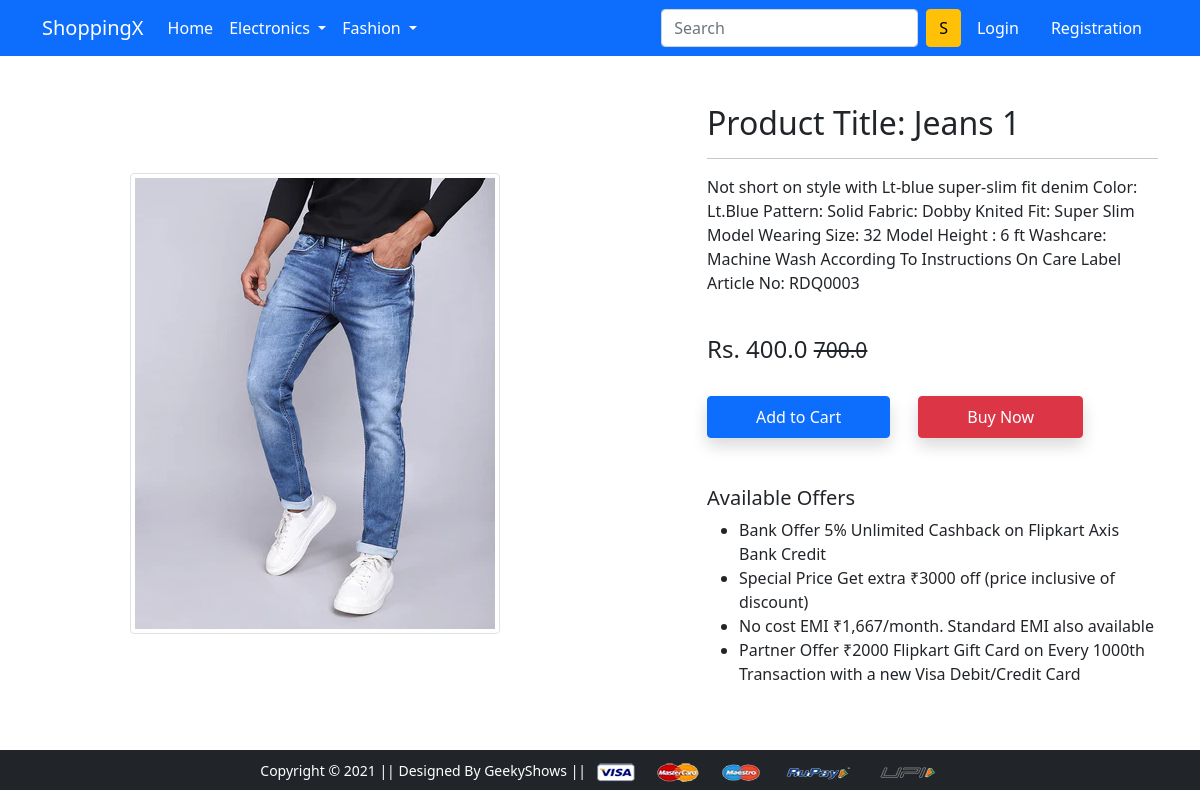
Screenshot of /product-detail/1 with the database file from the repository.
### app/models.py (models this page shows, shortened)
class Product(models.Model):
    title = models.CharField(max_length = 100)
    selling_price = models.FloatField()
    discounted_price = models.FloatField()
    description = models.TextField()
    brand = models.CharField(max_length = 100)
    category = models.CharField(choices = CATEGORY_CHOICES, max_length = 3)
    product_image = models.ImageField(upload_to = 'productimg')

### app/views.py (the view)
# urls.py: path('product-detail/<int:pk>', views.ProductDetailView.as_view(), name='product-detail'),
class ProductDetailView(View):
  def get(self, request, pk):
    product = Product.objects.get(pk=pk)
    return render(request, 'app/productdetail.html', {'product':product})

### app/templates/app/productdetail.html (shortened to what this page needs)
{% extends 'app/base.html' %}
{% load static %}
{% block main-content %}
<div class="container my-5">
 <div class="row">
  <div class="col-sm-6 text-center align-self-center">
   <img src="{{product.product_image.url}}" alt="{{product.title}}" class="img-fluid img-thumbnail">
  </div>
  <div class="col-sm-5 offset-sm-1">
   <h2>Product Title: {{product.title}}</h2>
   <hr>
   <p>{{product.description}}</p> <br>
   <h4>Rs. {{product.discounted_price}} <small class="fw-light text-decoration-line-through">{{product.selling_price}}</small></h4> <br>
   <a href="{% url 'add-to-cart' %}" class="btn btn-primary shadow px-5 py-2">Add to Cart</a>
   <a href="{% url 'buy-now' %}" class="btn btn-danger shadow px-5 py-2 ms-4">Buy Now</a>
   <h5 class="mt-5">Available Offers</h5>
   <ul>
    <li>Bank Offer 5% Unlimited Cashback on Flipkart Axis Bank Credit</li>
    <li>Special Price Get extra ₹3000 off (price inclusive of discount)</li>
    <li>No cost EMI ₹1,667/month. Standard EMI also available</li>
    <li>Partner Offer ₹2000 Flipkart Gift Card on Every 1000th Transaction with a new Visa Debit/Credit Card</li>
   </ul>
  </div>
 </div>
</div>
{% endblock main-content %}

### rows the page displays
Product: product_image (picture), title "Jeans 1", description "Not short on style with Lt-blue super-slim fit denim Color: Lt.Blue Pattern: Solid Fabric: Dobby Knited Fit: Super Slim Model Wearing Size: 32 Model Height : 6 ft Washcare: Machine Wash According To Instructions On Care Label Article No: RDQ0003", discounted_price "400.0", selling_price "700.0"
